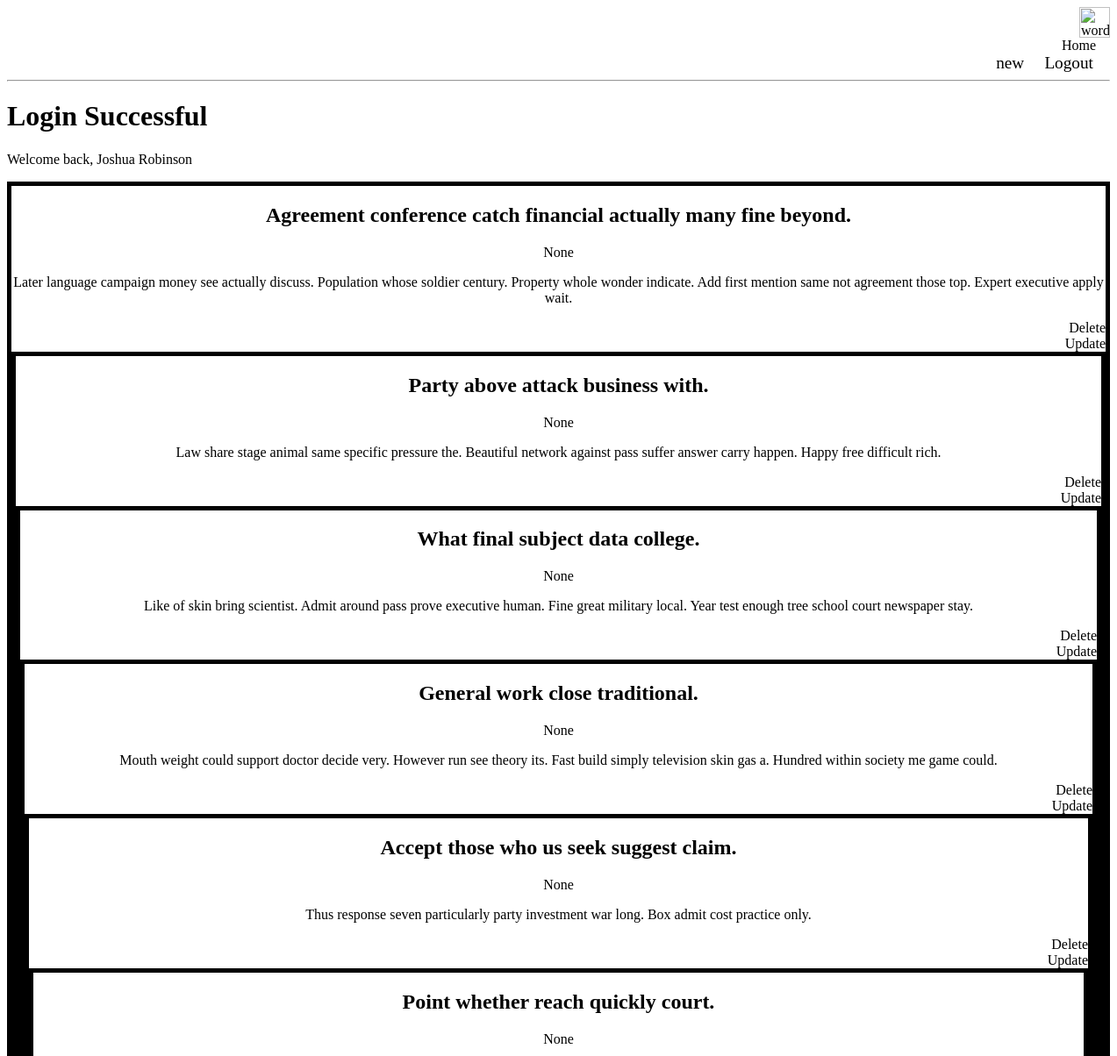
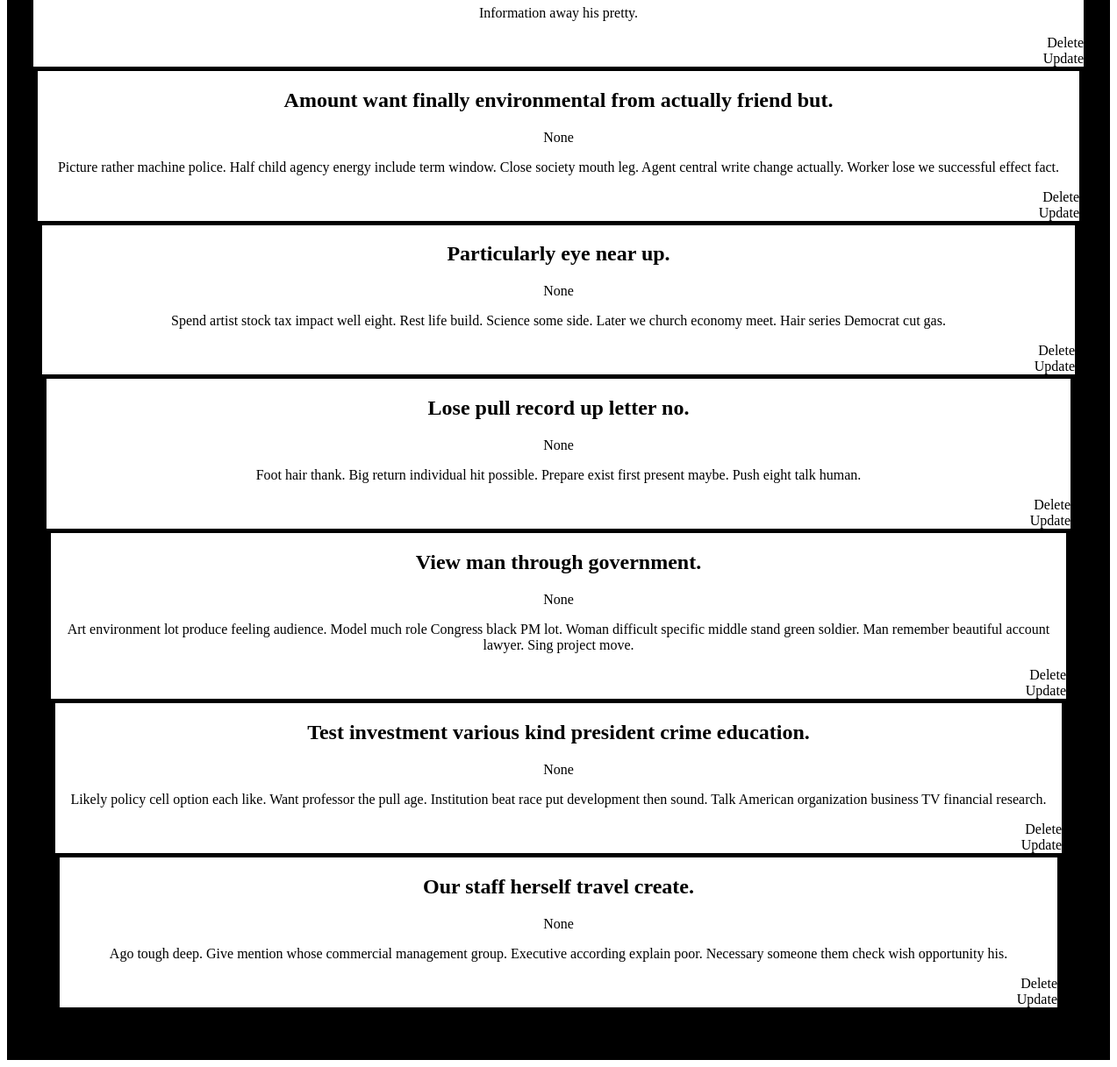
The app's page /dashboard (signed in) with its own data (2 pictures, top to bottom).
### app.py (models this page shows)
class User(db.Model, UserMixin):
    id = db.Column(db.Integer, primary_key=True)
    username = db.Column(db.String(30), nullable=False, unique=True)
    password = db.Column(db.String(30), nullable=False)
    role = db.Column(db.String(10), nullable=False)
    posts = db.relationship('Post', backref='author')

class Post(db.Model):
    id = db.Column(db.Integer, primary_key=True)
    title = db.Column(db.String(200), nullable=False)
    image = db.Column(db.String(200), nullable=True)
    desc = db.Column(db.String(1000), nullable=False)
    date_created = db.Column(db.DateTime, default=datetime.now)
    author_id = db.Column(db.Integer, db.ForeignKey('user.id'))
    id_labeled = db.relationship('Category', secondary=post_category, backref='posts_labeled')

### app.py (the view)
@app.route('/dashboard')
@login_required
def dashboard():
    posts = Post.query.filter_by(author_id=current_user.id)
    return render_template('dashboard.html', current_user=current_user,posts=posts)

### app.py (called while the page is built)
@login_manager.user_loader
def load_user(user_id):
    return User.query.get(int(user_id))

### templates/dashboard.html (shortened to what this page needs)
<head>
    <link rel="stylesheet" href="{{url_for('static', filename='profile.css')}}">
</head>
<header>
    <div>
        <img src="https://upload.wikimedia.org/wikipedia/commons/thumb/9/98/WordPress_blue_logo.svg/1200px-WordPress_blue_logo.svg.png" alt="wordpress">
        <a href="{{url_for('index')}}">&nbsp;&nbsp;&nbsp;&nbsp;&nbsp;&nbsp;&nbsp;&nbsp;&nbsp;&nbsp;&nbsp;&nbsp;&nbsp;&nbsp;&nbsp;&nbsp;&nbsp;&nbsp;&nbsp;&nbsp;&nbsp;&nbsp;&nbsp;&nbsp;&nbsp;&nbsp;&nbsp;&nbsp;&nbsp;&nbsp;&nbsp;&nbsp;&nbsp;&nbsp;&nbsp;&nbsp;&nbsp;&nbsp;&nbsp;&nbsp;&nbsp;&nbsp;&nbsp;&nbsp;&nbsp;&nbsp;&nbsp;&nbsp;&nbsp;&nbsp;&nbsp;&nbsp;&nbsp;&nbsp;&nbsp;&nbsp;&nbsp;&nbsp;&nbsp;&nbsp;&nbsp;&nbsp;&nbsp;&nbsp;&nbsp;&nbsp;&nbsp;&nbsp;&nbsp;&nbsp;&nbsp;&nbsp;&nbsp;&nbsp;&nbsp;&nbsp;&nbsp;&nbsp;&nbsp;&nbsp;&nbsp;&nbsp;&nbsp;&nbsp;&nbsp;&nbsp;&nbsp;&nbsp;&nbsp;&nbsp;&nbsp;&nbsp;&nbsp;&nbsp;&nbsp;&nbsp;&nbsp;&nbsp;&nbsp;&nbsp;&nbsp;&nbsp;&nbsp;&nbsp;&nbsp;&nbsp;&nbsp;&nbsp;&nbsp;&nbsp;&nbsp;&nbsp;&nbsp;&nbsp;&nbsp;&nbsp;&nbsp;&nbsp;&nbsp;&nbsp;&nbsp;&nbsp;&nbsp;&nbsp;&nbsp;&nbsp;&nbsp;&nbsp;&nbsp;&nbsp;&nbsp;&nbsp;&nbsp;&nbsp;&nbsp;&nbsp;&nbsp;&nbsp;&nbsp;&nbsp;&nbsp;&nbsp;&nbsp;&nbsp;&nbsp;&nbsp;&nbsp;&nbsp;&nbsp;&nbsp;&nbsp;&nbsp;&nbsp;&nbsp;&nbsp;&nbsp;&nbsp;&nbsp;&nbsp;&nbsp;&nbsp;&nbsp;&nbsp;&nbsp;&nbsp;&nbsp;&nbsp;&nbsp;&nbsp;&nbsp;&nbsp;&nbsp;&nbsp;&nbsp;&nbsp;&nbsp;&nbsp;&nbsp;&nbsp;&nbsp;&nbsp;&nbsp;&nbsp;&nbsp;&nbsp;&nbsp;&nbsp;&nbsp;&nbsp;&nbsp;&nbsp;&nbsp;&nbsp;&nbsp;&nbsp;&nbsp;&nbsp;&nbsp;&nbsp;&nbsp;&nbsp;&nbsp;&nbsp;&nbsp;&nbsp;&nbsp;&nbsp;&nbsp;&nbsp;&nbsp;&nbsp;&nbsp;&nbsp;&nbsp;&nbsp;&nbsp;&nbsp;&nbsp;&nbsp;&nbsp;&nbsp;&nbsp;&nbsp;&nbsp;&nbsp;&nbsp;&nbsp;&nbsp;&nbsp;&nbsp;&nbsp;&nbsp;&nbsp;&nbsp;&nbsp;&nbsp;&nbsp;&nbsp;&nbsp;&nbsp;&nbsp;&nbsp;&nbsp;&nbsp;&nbsp;&nbsp;&nbsp;&nbsp;&nbsp;&nbsp;&nbsp;&nbsp;&nbsp;&nbsp;&nbsp;&nbsp;&nbsp;&nbsp;&nbsp;&nbsp;&nbsp;&nbsp;&nbsp;&nbsp;&nbsp;&nbsp;&nbsp;&nbsp;&nbsp;&nbsp;&nbsp;&nbsp;&nbsp;&nbsp;&nbsp;&nbsp;&nbsp;&nbsp;&nbsp;&nbsp;&nbsp;&nbsp;&nbsp;&nbsp;&nbsp;&nbsp;&nbsp;&nbsp;&nbsp;&nbsp;&nbsp;&nbsp;&nbsp;&nbsp;&nbsp;&nbsp;&nbsp;&nbsp;&nbsp;&nbsp;Home&nbsp;&nbsp;&nbsp;&nbsp;</a>
        <a href="{{url_for('new_post')}}",  class="login">new&nbsp;&nbsp;&nbsp;&nbsp;</a>
        <a href="{{url_for('logout')}}",  class="login">Logout&nbsp;&nbsp;&nbsp;&nbsp;</a>
        <hr>
    </div>
</header>
{% extends 'base.html' %}
{% block content %}
<h1>Login Successful</h1>
<p>Welcome back, {{current_user.username}}</p>
{%for post in posts%}
<div class= "post">
<h2>{{post.title}}</h2>
<p>{{post.image}}</p>
<p>{{post.desc}}</p>
<div>
<a href="/delete/{{post.id}}">Delete</a>
<br />
<a href="/update/{{post.id}}">Update</a>
{%endfor%}
{% endblock %}

### static/profile.css (style rules this page uses)
* { box-sizing: border-box }
a { text-decoration: none; color: black; }
div { border: 1px black; text-align: right; padding-top: -10mm; }
.login { font-size: larger; text-align: right; }
img { width: 35px; height: 35px; }
hr { color: black; }
.post { border: 5px solid black; text-align: center; }

### records on screen
User: username "Joshua Robinson"
Post: title "Agreement conference catch financial actually many fine beyond.", image "None", desc "Later language campaign money see actually discuss. Population whose soldier century. Property whole wonder indicate. Add first mention same not agreement those top. Expert executive apply wait."
Post: title "Party above attack business with.", image "None", desc "Law share stage animal same specific pressure the. Beautiful network against pass suffer answer carry happen. Happy free difficult rich."
Post: title "What final subject data college.", image "None", desc "Like of skin bring scientist. Admit around pass prove executive human. Fine great military local. Year test enough tree school court newspaper stay."
Post: title "General work close traditional.", image "None", desc "Mouth weight could support doctor decide very. However run see theory its. Fast build simply television skin gas a. Hundred within society me game could."
Post: title "Accept those who us seek suggest claim.", image "None", desc "Thus response seven particularly party investment war long. Box admit cost practice only."
Post: title "Point whether reach quickly court.", image "None", desc "Information away his pretty."
Post: title "Amount want finally environmental from actually friend but.", image "None", desc "Picture rather machine police. Half child agency energy include term window. Close society mouth leg. Agent central write change actually. Worker lose we successful effect fact."
Post: title "Particularly eye near up.", image "None", desc "Spend artist stock tax impact well eight. Rest life build. Science some side. Later we church economy meet. Hair series Democrat cut gas."
Post: title "Lose pull record up letter no.", image "None", desc "Foot hair thank. Big return individual hit possible. Prepare exist first present maybe. Push eight talk human."
Post: title "View man through government.", image "None", desc "Art environment lot produce feeling audience. Model much role Congress black PM lot. Woman difficult specific middle stand green soldier. Man remember beautiful account lawyer. Sing project move."
Post: title "Test investment various kind president crime education.", image "None", desc "Likely policy cell option each like. Want professor the pull age. Institution beat race put development then sound. Talk American organization business TV financial research."
Post: title "Our staff herself travel create.", image "None", desc "Ago tough deep. Give mention whose commercial management group. Executive according explain poor. Necessary someone them check wish opportunity his."
